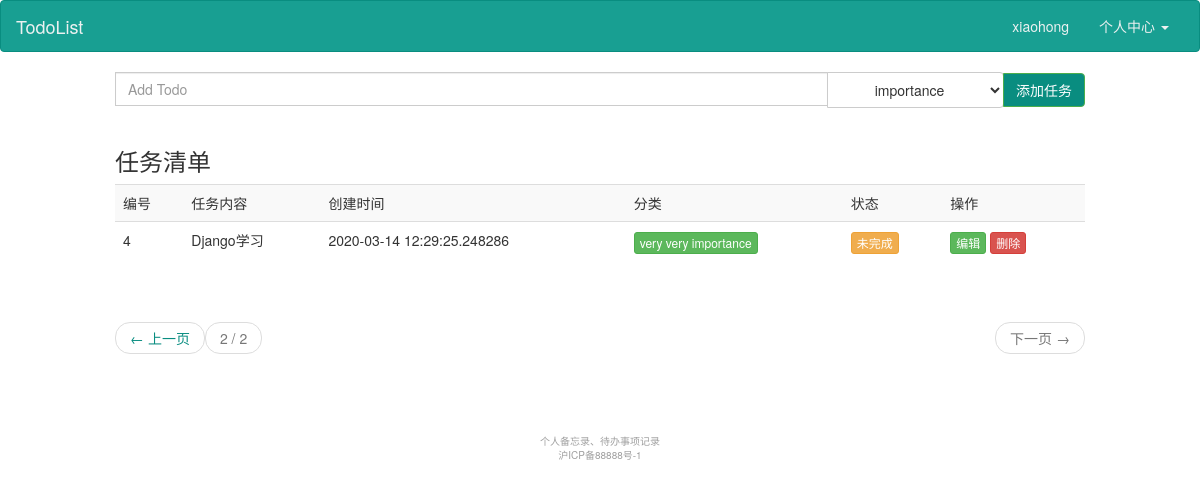
/todo/list/?page=2 (signed in), run on the app's committed database.
### app/model.py (models this page shows, shortened)
class User(UserMixin, db.Model):
    __tablename__ = 'users'  # 自定义数据表的表名
    id = db.Column(db.Integer, primary_key=True, autoincrement=True)
    username = db.Column(db.String(100), unique=True, nullable=False)
    password_hash = db.Column(db.String(200), nullable=True)  # 数据库中需要存储加密过的密码
    email = db.Column(db.String(64), unique=True, index=True)
    confirmed = db.Column(db.Boolean, default=False)
    name = db.Column(db.String(64))
    location = db.Column(db.String(64))  # 所在地
    about_me = db.Column(db.Text())  # 自我介绍
    member_since = db.Column(db.DateTime(), default=datetime.utcnow)
    last_seen = db.Column(db.DateTime(), default=datetime.utcnow)
    role_id = db.Column(db.Integer, db.ForeignKey('roles.id'))
    todos = db.relationship('Todo', backref='user')
    categories = db.relationship('Category', backref='user')
    @property
    def password(self):
        raise AttributeError('password is not a readable attribute')

class Todo(db.Model):
    __tablename__ = 'todos'
    id = db.Column(db.Integer, autoincrement=True, primary_key=True)
    content = db.Column(db.String(100))  # 任务内容
    status = db.Column(db.Boolean, default=False)  # 任务的状态
    add_time = db.Column(db.DateTime, default=datetime.utcnow)  # 任务创建时间
    user_id = db.Column(db.Integer, db.ForeignKey('users.id'))
    category_id = db.Column(db.Integer, db.ForeignKey('categories.id'))

class Category(db.Model):
    __tablename__ = 'categories'
    id = db.Column(db.Integer, autoincrement=True, primary_key=True)
    name = db.Column(db.String(20), unique=True)
    add_time = db.Column(db.DateTime, default=datetime.utcnow)  # 任务创建时间
    user_id = db.Column(db.Integer, db.ForeignKey('users.id'))
    todos = db.relationship('Todo', backref='category')

### app/todo/views.py (the view)
@todo.route('/list/')
@login_required
def list():
    form = AddTodoForm()  # 添加操作的表单
    page = int(request.args.get('page', 1))
    todoPageObj = Todo.query.filter_by(
        user_id=current_user.id).paginate(
        page, per_page=current_app.config['PER_PAGE'])
    return render_template('todo/list.html', todoObj=todoPageObj, form=form)

### app/todo/forms.py
class AddTodoForm(FlaskForm):
    content = StringField(
        label='任务内容',
        validators=[DataRequired()],
        render_kw={
            'class': "form-control aligin-right ",
            'placeholder': "Add Todo"
        }
    )
    category = SelectField(
        label='分类',
        coerce=int,  # 存的是id整形
        render_kw={
            'class': "btn btn-default dropdown-toggle aligin-right",
        }
    )
    submit = SubmitField(
        label='添加任务',
        render_kw = {
        'class': "btn btn-default btn-success btn-todo-add"
    })
    def __init__(self):
        super(AddTodoForm, self).__init__()
        categories = Category.query.all()
        if categories:
            self.category.choices = [(item.id, item.name) for item in
                                     categories]
        else:
            self.category.choices = [(-1, "请先创建分类")]

### app/auth/views.py (called while the page is built)
@auth.before_app_request
def before_request():
    if current_user.is_authenticated \
            and not current_user.confirmed \
            and request.endpoint[:5] != 'auth.' \
            and request.endpoint != 'static':
        return redirect(url_for('auth.unconfirmed'))

### app/model.py (called while the page is built)
@login_manager.user_loader
def load_user(user_id):
    return User.query.get(int(user_id))

### app/templates/todo/list.html (shortened to what this page needs)
{% extends 'base.html' %}
{% block content %}
        <div class="col-lg-10 col-xs-offset-1">
            <form method="post" action="{{ url_for('todo.add') }}">
                <div class="input-group">
                    {{ form.content() }}
                    <span class="input-group-btn">
                    {{ form.category() }}
                    {{ form.submit() }}
                    </span>
                </div>
            </form>
            <br/>
            <h3>任务清单</h3>
            <table class="table table-striped">
                <tr>
                    <td>编号</td>
                    <td>任务内容</td>
                    <td>创建时间</td>
                    <td>分类</td>
                    <td>状态</td>
                    <td>操作</td>
                </tr>
                {% for todo in todoObj.items %}
                    <tr>
                        <td>{{ todo.id }}</td>
                        <td>{{ todo.content }}</td>
                        <td>{{ todo.add_time }}</td>
                        <td>
                            <a href="#" class="btn btn-success btn-xs" role="button">{{ todo.category.name }}</a>
                        </td>
                        <td>
                            {% if todo.status %}
                                <a href="{{ url_for('todo.undo', id=todo.id) }}" class="btn btn-success btn-xs" role="button">
                                    已完成
                                </a>
                            {% else %}
                                <a href="{{ url_for('todo.done', id=todo.id) }}" class="btn btn-warning btn-xs" role="button">
                                    未完成
                                </a>
                            {% endif %}
                        </td>
                        <td>
                            <a href="{{ url_for('todo.edit', id=todo.id) }}" class="btn btn-success btn-xs" role="button">
                                编辑
                            </a>
                            <a href="{{ url_for('todo.delete', id=todo.id) }}" class="btn btn-danger btn-xs" role="button">
                                删除
                            </a>
                        </td>
                    </tr>
                {% endfor %}
            </table>
            <br/>
            <nav aria-label="...">
                <ul class="pager">
                    {% if todoObj.has_prev %}
                        <li class="previous"><a href="{{ url_for('todo.list') }}?page={{ todoObj.prev_num }}">
                            <span aria-hidden="true">&larr;</span> 上一页</a></li>
                    {% else %}
                        <li class="previous disabled"><a href="#"><span aria-hidden="true">&larr;</span> 上一页</a></li>
                    {% endif %}
                    <li class="previous disabled text-center">
                        <a href="#">{{ todoObj.page }} / {{ todoObj.pages }}</a>
                    </li>
                    {% if todoObj.has_next %}
                        <li class="next"><a href="{{ url_for('todo.list') }}?page={{ todoObj.next_num }}">
                            下一页 <span aria-hidden="true">&rarr;</span></a>
                        </li>
                    {% else %}
                        <li class="next disabled"><a href="#">下一页 <span aria-hidden="true">&rarr;</span></a></li>
                    {% endif %}
                </ul>
            </nav>
        </div>
{% endblock %}

### app/templates/base.html (shortened to what this page needs)
<!DOCTYPE html>
<html lang="zh-CN">
<head>
    <link href="https://cdn.jsdelivr.net/npm/bootstrap@3.3.7/dist/css/bootstrap.min.css" rel="stylesheet">
    <link href="/static/css/todo.css" rel="stylesheet">
</head>
<body>
<nav class="navbar navbar-default">
    <div class="container-fluid">
        <div class="navbar-header">
            <a class="navbar-brand" href="{{ url_for('auth.index') }}">TodoList</a>
        </div>
        <div class="collapse navbar-collapse" id="bs-example-navbar-collapse-1">
            <ul class="nav navbar-nav navbar-right">
                {% if current_user.is_authenticated %}
                    <li><a href="{{ url_for('user.get_user', id=current_user.id) }}">{{ current_user.username }}</a>
                    </li>
                    <li class="dropdown">
                        <a href="#" class="dropdown-toggle" data-toggle="dropdown" role="button"
                           aria-haspopup="true" aria-expanded="false">个人中心 <span class="caret"></span></a>
                    </li>
                {% else %}
                    <li><a href="{{ url_for('auth.register') }}">注册</a></li>
                    <li><a href="{{ url_for('auth.login') }}">登录</a></li>
                {% endif %}
            </ul>
        </div>
    </div>
</nav>
<div class="container-fluid">
    <div class="row">
            {% block content %}
            {% endblock %}
    </div>
</div>
<br/>
<br/>
<br/>
<footer class="text-center index-footer">
    个人备忘录、待办事项记录<br/>
    沪ICP备88888号-1
</footer>
</body>
</html>

### app/static/css/todo.css (style rules this page uses)
.index-footer { font-size: x-small; color: #9F9F9F; }
.navbar-default { background-color: #189f92; border-color: #098d80; }
.navbar-default .navbar-brand { color: #ecf1f1; }
.navbar-default .navbar-nav > li > a { color: #ecf1f1; }
.navbar-default .navbar-collapse, .navbar-default .navbar-form { border-color: #ecf1f1; }
.btn-todo-add { background-color: #098d80; }
.pager li a { color: #098d80; }

### data on the page
User: username "xiaohong"
Todo: id "4", content "Django学习", add_time "2020-03-14 12:29:25.248286", category.name "very very importance"

### other printed values
{{ todoObj.page }} "2"
{{ todoObj.pages }} "2"
